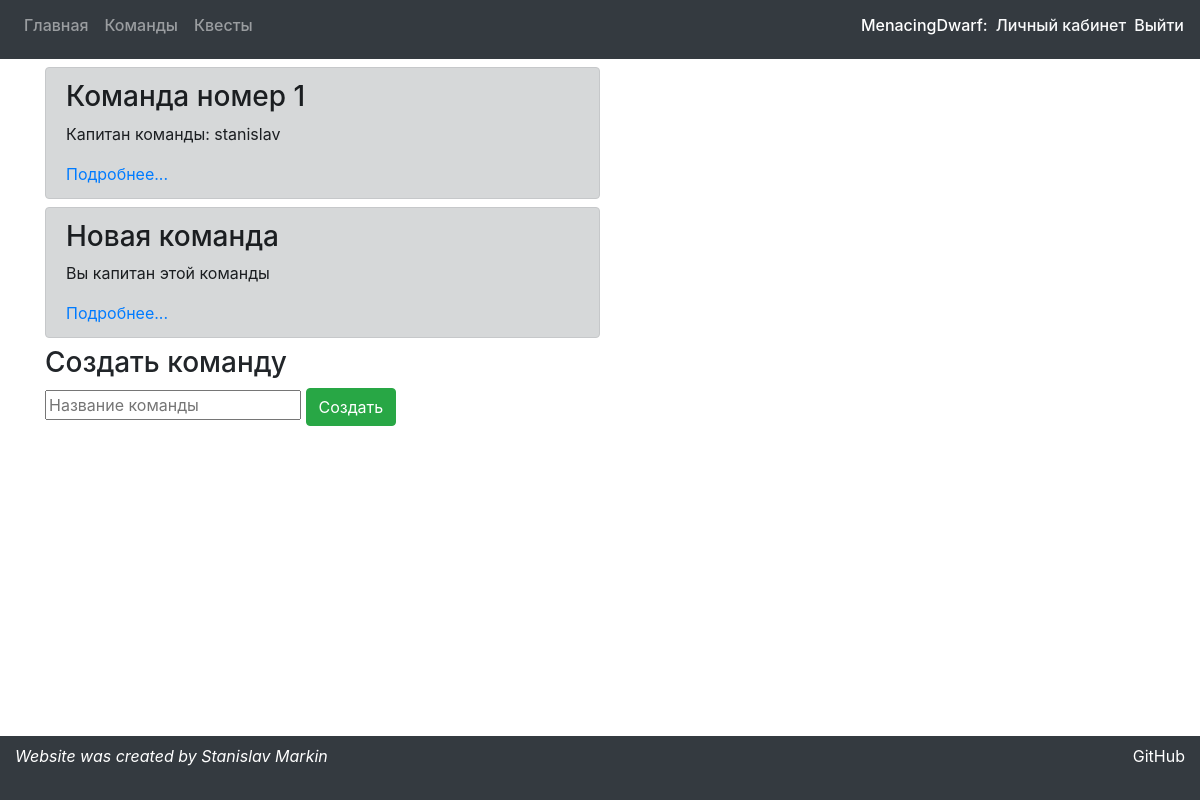
Page /teams (signed in) on the earlier database version.
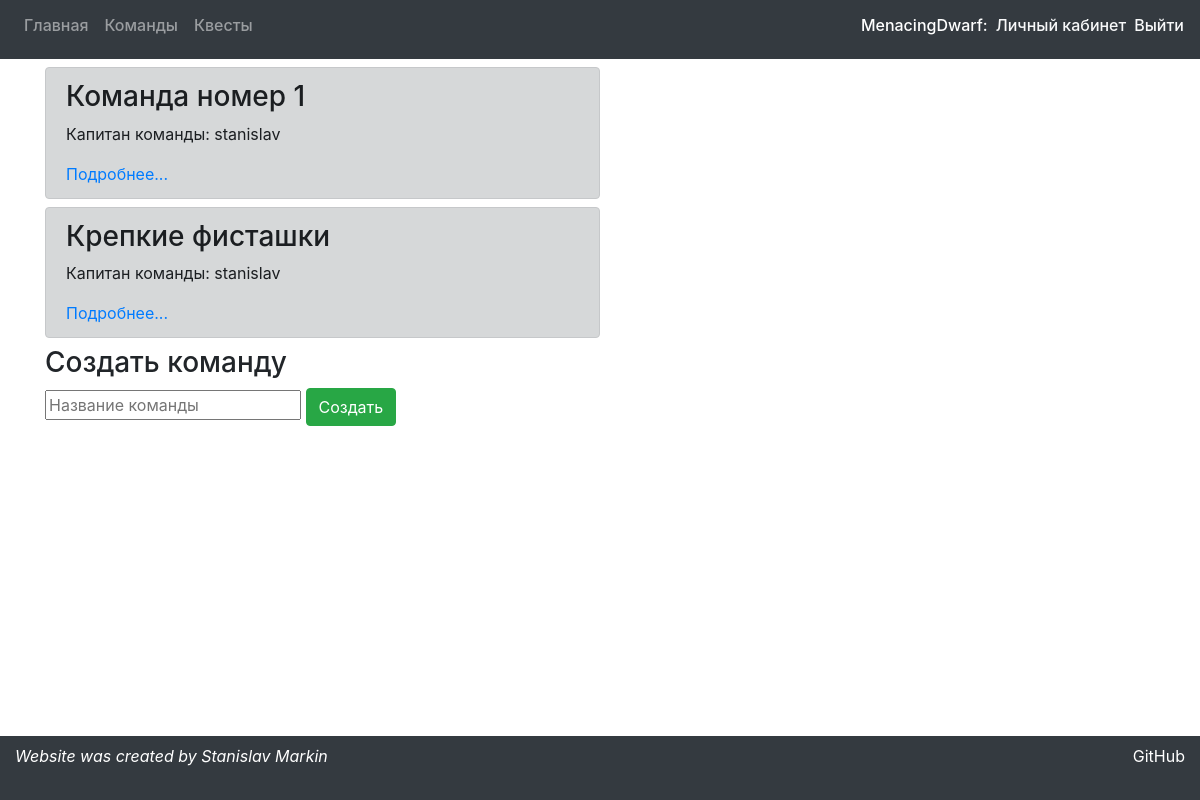
Same page on the later database version.
### preparationApp/models.py (models this page shows, shortened)
class Team(models.Model):
    captain = models.ForeignKey(User, models.CASCADE, default=1)
    members = models.ManyToManyField(User, related_name='teams')
    title = models.CharField(max_length=30)

### preparationApp/views.py (the view)
# urls.py: path('teams', views.teams, name='teams'),
def teams(request):
    teams_list = list(filter(lambda t: get_user(request.user.username) in t.members.all(),
                             models.Team.objects.all()))
    invites_list = list(filter(lambda i: get_user(request.user.username) == i.new_member,
                               models.Invite.objects.all()))
    return render(request, 'preparationApp/teamsPage.html', {'teams_list': teams_list, 'invites_list': invites_list})

### preparationApp/views.py (called while the page is built)
def get_user(name):
    return User.objects.get(username=name)

### preparationApp/templates/preparationApp/teamsPage.html (shortened to what this page needs)
{%  extends 'preparationApp/mainWrapper.html' %}
{% block content %}
    {% if teams_list|length == 0 %}
        <div class="alert alert-dark w-50 mb-2">
            <p>Нет доступных команд</p>
        </div>
    {% else %}
        {% for team in teams_list %}
            <div class="alert alert-dark w-50 mb-2">
                <h3>{{ team.title }}</h3>
                <p>{% if user.username == team.captain.username %}Вы капитан этой команды
                {% else %}Капитан команды: {{ team.captain }}{% endif %}</p>
                <a href="/teams/{{ team.id }}">Подробнее...</a>
            </div>
        {% endfor %}
    {% endif %}
    <h3>Создать команду</h3>
    <form action="teams/add/team" method="post">{% csrf_token %}
        <input type="text" placeholder="Название команды" name="title">
        <input type="submit" class="btn btn-success" value="Создать">
    </form>
{% endblock %}

### preparationApp/templates/preparationApp/mainWrapper.html (shortened to what this page needs)
<!DOCTYPE html>
<html lang="en">
<head>
    {% load staticfiles %}
    <link rel="stylesheet" href="{% static 'bootstrap/css/bootstrap.css' %}" type="text/css">
</head>
<body>
    <nav class="navbar navbar-expand-lg navbar-dark bg-dark mb-2">
        <div class="collapse navbar-collapse">
            <ul class="navbar-nav">
                <li class="nav-item"><a class="nav-link h6" href="/">Главная</a></li>
                <li class="nav-item"><a class="nav-link h6" href="/teams">Команды</a></li>
                <li class="nav-item"><a class="nav-link h6" href="/quests">Квесты</a></li>
            </ul>
        </div>
        {% if user.is_authenticated %}
            <span class="h6 text-white float-right mr-2">{{ user.username }}: </span>
            <a class="text-light mr-2 h6 float-right" href="/personal">Личный кабинет</a></li>
            <a class="text-light h6 float-right" href="/logout/">Выйти</a></li>
        {% else %}
            <a class="text-light mr-2 h6 float-right" href="/login">Войти</a></li>
            <a class="text-light h6 float-right" href="/register">Регистрация</a></li>
        {% endif %}
    </nav>
    <div class="container">
    {% block content %}
    {% endblock %}
    </div>
    <footer style="height: 4rem;" class="container-fluid fixed-bottom bg-dark text-white pt-2">
		<div class="float-left font-italic ">
			Website was created by Stanislav Markin
		</div>
        <a target="_blank" href="https://github.com/MenacingDwarf/NightQuest" class=" text-white float-right">GitHub</a>
	</footer>
</body>
</html>

Differences in the rows shown:
changed Team: title "Новая команда" → "Крепкие фисташки"; captain (not shown) → "stanislav"; captain_id "Вы капитан этой команды" → "Капитан команды:"
